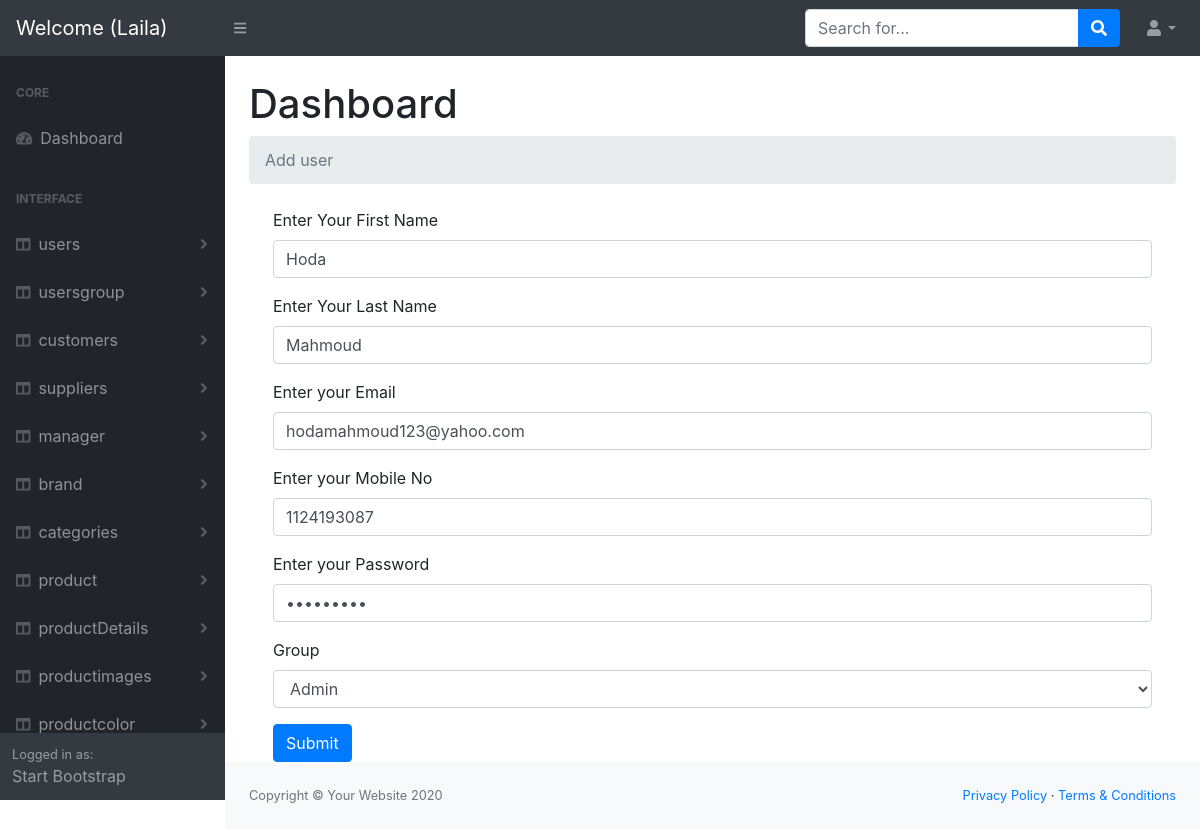
The app's page /Dashboard/admin/users/edit.php?id=12 (signed in) with its own data.
### tables this page shows
CREATE TABLE `users` (
  `id` int(11) NOT NULL,
  `firstName` varchar(50) NOT NULL,
  `lastName` varchar(50) NOT NULL,
  `email` varchar(250) NOT NULL,
  `mobileNo` int(11) NOT NULL,
  `password` text NOT NULL,
  `group_id` int(11) NOT NULL
);

CREATE TABLE `usersgroup` (
  `id` int(11) NOT NULL,
  `Group` varchar(100) NOT NULL COMMENT 'to identify the user Type '
);

### Dashboard/admin/helpers/functions.php (called while the page is built, shortened)
<?php
function Sanitize($input, $flag)
{
    $sanitize_var = $input;
    switch ($flag) {
        case 1:
            $sanitize_var = filter_var($sanitize_var, FILTER_SANITIZE_NUMBER_INT);
            break;
    }
    return $sanitize_var;
}

### Dashboard/admin/users/edit.php (the view, shortened to what this page needs)
<?php
  include '../helpers/functions.php';
include '../helpers/dbconnection.php';
   $id = '';
   if($_SERVER['REQUEST_METHOD'] == "GET"){
      $id  = Sanitize($_GET['id'],1);
    }
   $sql  ="SELECT * FROM users WHERE id= $id";
   $op   = mysqli_query($conn,$sql);
   $FData = mysqli_fetch_assoc($op);
   $sql = "SELECT * FROM usersgroup";
   $op  = mysqli_query($conn,$sql);
    include '../header.php';
?>
  <body class="sb-nav-fixed">
<?php
    include '../nav.php';
?>
        <div id="layoutSidenav">
<?php
    include '../sidNave.php';
?>
            <div id="layoutSidenav_content">
                <main>
                    <div class="container-fluid">
                        <h1 class="mt-4">Dashboard</h1>
                        <ol class="breadcrumb mb-4">
                        <?php
                            if(isset($_SESSION['errors'])){
                               foreach($_SESSION['errors'] as $key =>  $value){
                                echo '* '.$key.' : '.$value.'<br>';
                               }
                             unset($_SESSION['errors']);
                             }else{
                        ?>
                        <li class="breadcrumb-item active">Add user </li>
                        <?php } ?>
                        </ol>
<div class="container">
 <form  method="post"  action="edit.php?id=<?php echo $FData['id'];?>"  enctype ="multipart/form-data">
               <div class="form-group">
                     <label for="exampleInputEmail1">Enter Your First Name</label>
                     <input type="text" name="firstName"  value="<?php echo $FData['firstName']; ?>"class="form-control" id="exampleInputName" aria-describedby=""
                         placeholder="Enter your first name ">
                 </div>
                 <div class="form-group">
                     <label for="exampleInputEmail1">Enter Your Last Name</label>
                     <input type="text" name="lastName"  value="<?php echo $FData['lastName']; ?>"class="form-control" id="exampleInputName" aria-describedby=""
                         placeholder="Enter your last name ">
                  </div>
                  <div class="form-group">
                     <label for="exampleInputEmail1">Enter your Email</label>
                     <input type="email" name="email"  value="<?php echo $FData['email']; ?>"class="form-control" id="exampleInputEmail1"
                         aria-describedby="emailHelp" placeholder="Enter email">
                 </div>
                  <div class="form-group">
                     <label >Enter your Mobile No</label>
                     <input type="number" name="mobileNo" value="<?php echo $FData['mobileNo']; ?>" class="form-control"
                         placeholder="mobile No">
                 </div>
                  <div class="form-group">
                     <label for="exampleInputPassword1">Enter your Password</label>
                     <input type="password" name="password" value="<?php echo $FData['password']; ?>" class="form-control" id="exampleInputPassword1"
                         placeholder="Password">
                 </div>
                     <div class="form-group">
                            <label for="exampleInput"> Group  </label>
                            <select name="group_id" class="form-control">
                                 <?php
                                     while($data = mysqli_fetch_assoc($op)){
                                  ?>
                              <option value="<?php echo $data['id'];?>"    <?php if($data['id'] == $FData['group_id'] ){ echo 'selected';}?>    >
                              <?php echo $data['Group'];?></option>
                                   <?php } ?>
                            </select>
                      </div>
                     <button type="submit"  name="submit"class="btn btn-primary">Submit</button>
</form>
</div>
              </div>
              </main>
 <?php
include '../footer.php';
 ?>

### records on screen
users: firstName "Hoda", lastName "Mahmoud", email "hodamahmoud123@yahoo.com", mobileNo "1124193087", group_id "Admin"

### other values on screen
$_SESSION['User']['firstName'] "Laila"
$data "users"
$data "usersgroup"
$data "customers"
$data "suppliers"
$data "manager"
$data "brand"
$data "categories"
$data "product"
$data "productDetails"
$data "productimages"
$data "productcolor"
